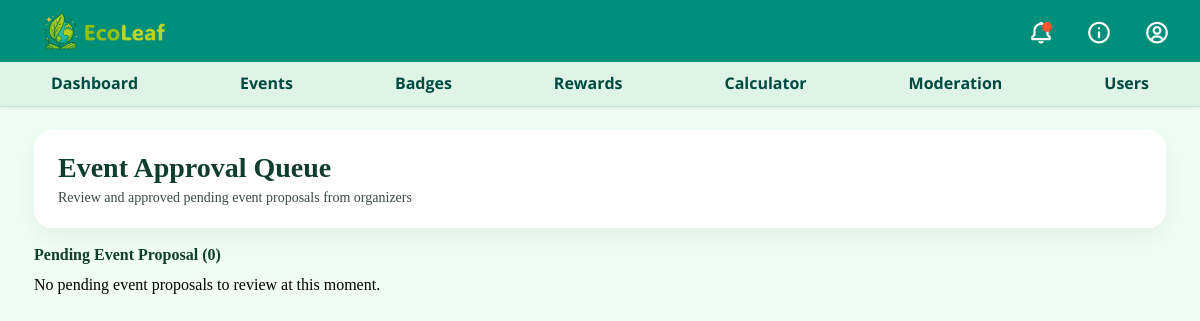
The page /admin/eventApproval.php (signed in) on the database as committed earlier.
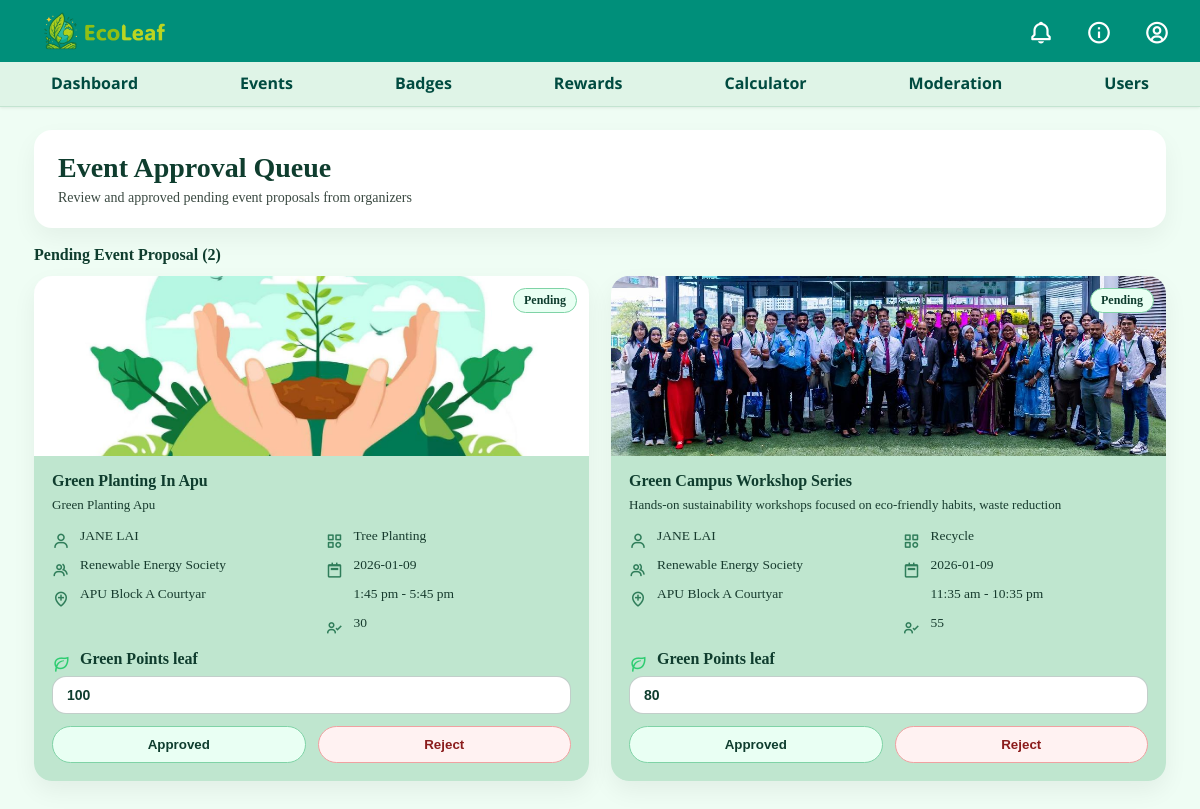
The same page on the database as committed later.
### tables this page shows
CREATE TABLE IF NOT EXISTS `evention` (
  `eventId` int NOT NULL AUTO_INCREMENT,
  `eventName` varchar(255) NOT NULL,
  `description` text NOT NULL,
  `eventDate` date NOT NULL,
  `startTime` time NOT NULL,
  `endTime` time NOT NULL,
  `venue` varchar(100) NOT NULL,
  `capacity` int NOT NULL,
  `category` varchar(100) NOT NULL,
  `createAt` datetime NOT NULL,
  `leaf` int NOT NULL,
  `OTP_code` int NOT NULL,
  `imageFile` varchar(100) NOT NULL,
  `status` varchar(20) NOT NULL,
  `approvedAt` datetime NOT NULL,
  `organizerId` int NOT NULL,
  `adminId` int DEFAULT NULL,
  PRIMARY KEY (`eventId`),
  KEY `organizerId` (`organizerId`),
  KEY `adminId` (`adminId`)
);

CREATE TABLE IF NOT EXISTS `users` (
  `userId` int NOT NULL AUTO_INCREMENT,
  `username` varchar(30) NOT NULL,
  `email` varchar(100) NOT NULL,
  `password` varchar(255) NOT NULL,
  `role` varchar(20) NOT NULL,
  `name` varchar(100) NOT NULL,
  `DateOfBirth` date NOT NULL,
  `gender` varchar(10) NOT NULL,
  `phone` varchar(15) NOT NULL,
  `status` varchar(20) NOT NULL,
  PRIMARY KEY (`userId`)
);

CREATE TABLE IF NOT EXISTS `organizer` (
  `organizerId` int NOT NULL AUTO_INCREMENT,
  `club` varchar(255) NOT NULL,
  `position` varchar(255) NOT NULL,
  `joinDate` datetime NOT NULL,
  `userId` int NOT NULL,
  PRIMARY KEY (`organizerId`),
  KEY `userId` (`userId`)
);

### admin/eventApproval.php (the view, shortened to what the changed rows need)
<?php
include_once '../backend/database.php';
include_once '../topbar.php';
$sql = "
    SELECT  e.eventId,
            e.eventName,
            e.description,
            e.category,
            e.eventDate,
            e.startTime,
            e.endTime,
            e.venue,
            e.capacity,
            e.leaf,
            e.imageFile,
            u.name AS organizerName,
            o.club AS organizerClub
    FROM evention e
    LEFT JOIN organizer o ON e.organizerId = o.organizerId
    LEFT JOIN users u ON o.userId = u.userId
    WHERE e.status='pending'
    ORDER BY e.createAt DESC
";
$result = $conn->query($sql);
$pendingCount = $result ? $result->num_rows : 0;
?>
<!DOCTYPE html>
<html lang="en">
<head>
    <link href="https://unpkg.com/boxicons@2.1.4/css/boxicons.min.css" rel="stylesheet">
    <link rel="stylesheet" href="/EcoLeaf/assets/css/topbarDesign.css">
    <link rel="stylesheet" href="/EcoLeaf/assets/css/eventApprovalDesign.css?v=<?= time() ?>">
</head>
<body>
    <div class="events-page">
        <section class="events-hero">
            <div class="hero-text">
                <h1>Event Approval Queue</h1>
            </div>
        </section>
        <div class="pending-box">
            <div class="pending-title">Pending Event Proposal (<?= $pendingCount ?>)</div>
            <?php if ($result && $result->num_rows > 0): ?>
            <section class="events-grid">
                <?php while ($e = $result->fetch_assoc()): ?>
                <article class="event-card">
                    <div class="event-banner"
                        style="background-image:url('/EcoLeaf/organizer/image/<?= htmlspecialchars($e['imageFile'] ?? '') ?>');">
                        <span class="status-pill">Pending</span>
                    </div>
                    <div class="event-body">
                        <div class="event-header">
                            <div class="event-name"><?= htmlspecialchars($e['eventName'] ?? '') ?></div>
                        </div>
                        <p class="event-desc"><?= htmlspecialchars($e['description'] ?? '') ?></p>
                        <div class="event-meta-2col">
                            <div class="meta-col">
                                <div class="meta-line">
                                    <i class='bx bx-user'></i>
                                    <span><?= htmlspecialchars($e['organizerName'] ?? '—') ?></span>
                                </div>
                                <div class="meta-line">
                                    <i class='bx bx-group'></i>
                                    <span><?= htmlspecialchars($e['organizerClub'] ?? '—') ?></span>
                                </div>
                                <div class="meta-line">
                                    <i class='bx bx-location-plus'></i>
                                    <span><?= htmlspecialchars($e['venue'] ?? '—') ?></span>
                                </div>
                            </div>
                            <div class="meta-col">
                                <div class="meta-line">
                                    <i class='bx bx-category'></i>
                                    <span><?= htmlspecialchars($e['category'] ?? '—') ?></span>
                                </div>
                                <div class="meta-line">
                                    <i class='bx bx-calendar-week'></i>
                                    <span><?= htmlspecialchars($e['eventDate'] ?? '—') ?></span>
                                </div>
                                <div class="meta-line">
                                    <span>
                                        <?= htmlspecialchars(date("g:i a", strtotime($e['startTime'] ?? '00:00:00'))) ?>
                                        -
                                        <?= htmlspecialchars(date("g:i a", strtotime($e['endTime'] ?? '00:00:00'))) ?>
                                    </span>
                                </div>
                                <div class="meta-line">
                                    <i class='bx bx-user-check'></i>
                                    <span><?= (int)($e['capacity'] ?? 0) ?></span>
                                </div>
                            </div>
                        </div>
                        <?php
                      $leafVal = (int)($e['leaf'] ?? 0);
                    ?>
                        <form method="POST" class="approval-form">
                            <div class="points-wrap">
                                <label class="points-label"><i class='bx bx-leaf'></i> Green Points leaf</label>
                                <input type="number" name="leaf" class="points-input" value="<?= $leafVal ?>" min="0"
                                    required>
                            </div>
                            <div class="approval-actions">
                                <button type="submit" class="btn-approve">Approved</button>
                                <button type="button" class="btn-reject" onclick="openRejectModal(this)">Reject</button>
                            </div>
                        </form>
                    </div>
                </article>
                <?php endwhile; ?>
            </section>
            <?php else: ?>
            <div class="no-pending">
                <p>No pending event proposals to review at this moment.</p>
            </div>
            <?php endif; ?>
        </div>
    </div>
</body>
</html>

### topbar.php (shortened to what the changed rows need)
<?php
include_once 'backend/database.php';
?>
<link href='https://cdn.boxicons.com/3.0.3/fonts/basic/boxicons.min.css' rel='stylesheet'>
<link rel="stylesheet" href="/EcoLeaf/assets/css/topbarDesign.css">
<div class="topbar">
    <div class="button">
        <div class="small-icon">
            <a href="/EcoLeaf/pages/notification.php" class="notification">
                <?php
                $sql="SELECT * FROM notification
                WHERE userId = ".$_SESSION['user']['userId']." AND isRead = 0;";
                $result=$conn->query($sql);
                if ($result->num_rows>0){
                    echo "<i class='bx  bx-bell'></i>
                <span class='badge'></span></a>";
                }else{
                    echo "<i class='bx  bx-bell'></i>";
                }
                ?>
                <a href="/EcoLeaf/pages/information.php" class="information"><i class='bx  bx-info-circle'></i></a>
                <div class="profile-trigger">
                    <div class="user-icon"><i class='bx bx-user-circle'></i>
                    </div>
                </div>
        </div>
    </div>
</div>

Rows that differ between the two databases and show on the page:
added evention: imageFile (picture), eventName "Green Planting In Apu", description "Green Planting Apu", users.name "JANE LAI", organizerId.club "Renewable Energy Society", venue "APU Block A Courtyar", category "Tree Planting", eventDate "2026-01-09", startTime "1:45 pm", endTime "5:45 pm", capacity "30", leaf "100"
added evention: imageFile (picture), eventName "Green Campus Workshop Series", description "Hands-on sustainability workshops focused on eco-friendly habits, waste reduction", users.name "JANE LAI", organizerId.club "Renewable Energy Society", venue "APU Block A Courtyar", category "Recycle", eventDate "2026-01-09", startTime "11:35 am", endTime "10:35 pm", capacity "55", leaf "80"
Other text that changed with them:
$pendingCount: "0" → "2"
text no longer shown: "No pending event proposals to review at this moment."
